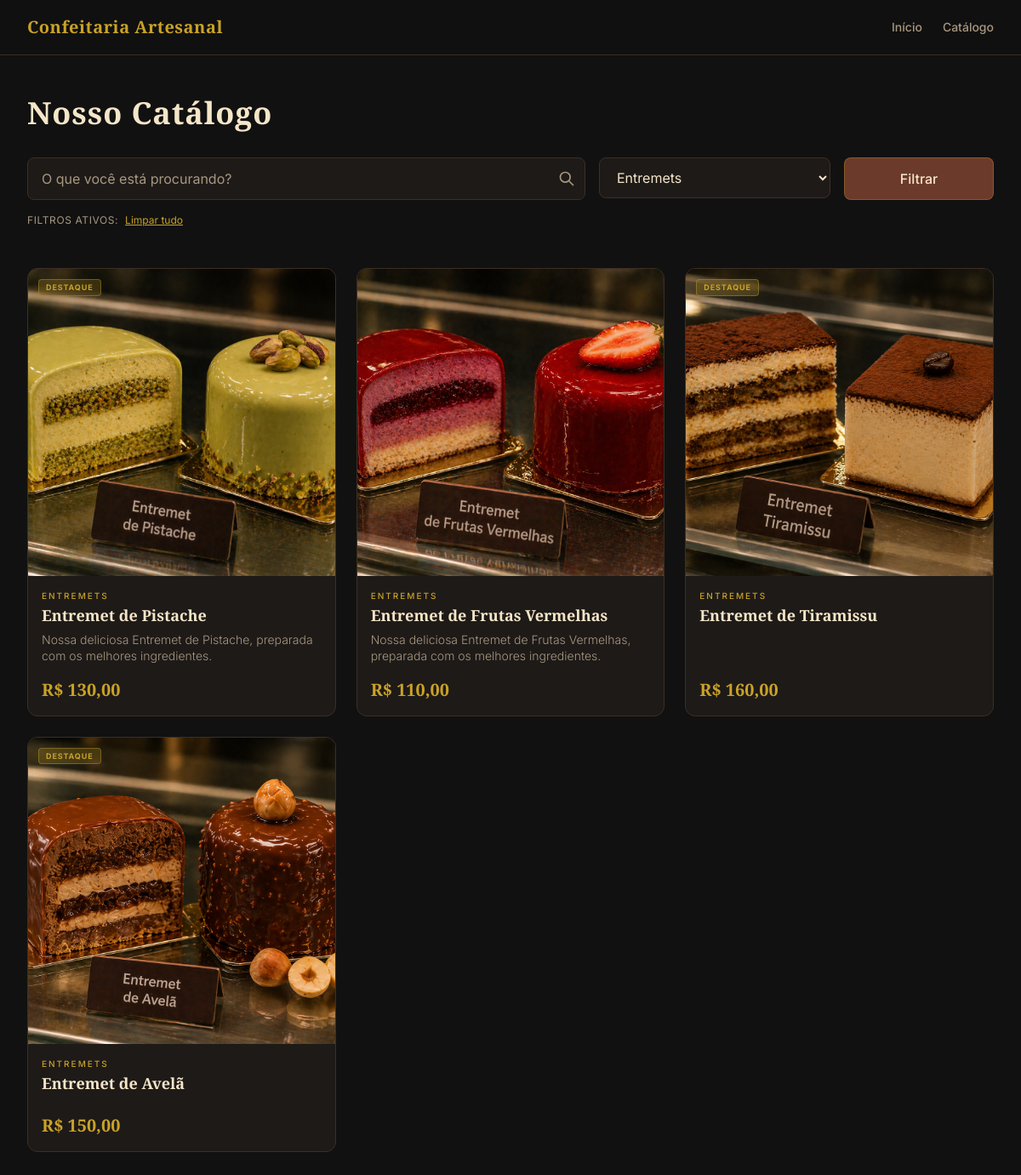
The app's page /catalogo/?categoria=entremets with its own data.
### catalog/models.py (models this page shows, shortened)
class Product(models.Model):
    category = models.ForeignKey(
        'Category',
        on_delete=models.PROTECT,
        related_name='products'
    )
    name = models.CharField(max_length=200)
    slug = models.SlugField(unique=True, blank=True, max_length=220)
    description = models.TextField(blank=True)
    price = models.DecimalField(max_digits=8, decimal_places=2)
    image = models.ImageField(upload_to='products/', blank=True, null=True)
    is_available = models.BooleanField(default=True)
    is_featured = models.BooleanField(default=False)
    created_at = models.DateTimeField(auto_now_add=True)
    updated_at = models.DateTimeField(auto_now=True)
    class Meta:
        verbose_name = 'Produto'
        verbose_name_plural = 'Produtos'
        ordering = ['-created_at']
    def get_absolute_url(self):
        return reverse('catalog:product_detail', kwargs={'slug': self.slug})

class Category(models.Model):
    name = models.CharField(max_length=100)
    slug = models.SlugField(unique=True, blank=True)
    created_at = models.DateTimeField(auto_now_add=True)
    updated_at = models.DateTimeField(auto_now=True)
    class Meta:
        verbose_name = 'Categoria'
        verbose_name_plural = 'Categorias'

### catalog/views.py (the view)
# urls.py: path('catalogo/', views.ProductListView.as_view(), name='product_list'),
class ProductListView(ListView):
    model = Product
    template_name = 'catalog/product_list.html'
    context_object_name = 'products'
    paginate_by = 12
    def get_queryset(self):
        queryset = Product.objects.filter(is_available=True)
        category_slug = self.request.GET.get('categoria')
        search_query = self.request.GET.get('busca')
        if category_slug:
            queryset = queryset.filter(category__slug=category_slug)
        if search_query:
            queryset = queryset.filter(name__icontains=search_query)
        return queryset
    def get_context_data(self, **kwargs):
        context = super().get_context_data(**kwargs)
        context['categories'] = Category.objects.all()
        category_slug = self.request.GET.get('categoria')
        if category_slug:
            context['current_category'] = Category.objects.filter(slug=category_slug).first()
        return context

### templates/catalog/product_list.html (shortened to what this page needs)
{% extends 'base.html' %}
{% load static %}
{% block content %}
<section class="py-12 bg-[#111111] min-h-screen">
    <div class="max-w-7xl mx-auto px-4 sm:px-6 lg:px-8">
        <div class="mb-12">
            <h1 class="font-['Playfair_Display'] text-4xl font-bold text-[#F5E6C8] tracking-wide mb-8 text-center sm:text-left">
                Nosso Catálogo
            </h1>
            <form method="get" class="grid grid-cols-1 md:grid-cols-12 gap-4">
                <div class="md:col-span-6 lg:col-span-7">
                    <div class="relative">
                        <input type="text" name="busca" value="{{ request.GET.busca }}"
                               class="w-full px-4 py-3 bg-[#1E1A18] border border-[#3D2E24] rounded-lg text-[#F5E6C8] placeholder-[#A89880] focus:outline-none focus:border-[#C9A227]/60 focus:ring-1 focus:ring-[#C9A227]/30 transition-colors duration-200"
                               placeholder="O que você está procurando?">
                        <button type="submit" class="absolute right-3 top-1/2 -translate-y-1/2 text-[#A89880] hover:text-[#C9A227] transition-colors">
                            <svg xmlns="http://www.w3.org/2000/svg" class="h-5 w-5" fill="none" viewBox="0 0 24 24" stroke="currentColor">
                                <path stroke-linecap="round" stroke-linejoin="round" stroke-width="2" d="M21 21l-6-6m2-5a7 7 0 11-14 0 7 7 0 0114 0z" />
                            </svg>
                        </button>
                    </div>
                </div>
                <div class="md:col-span-4 lg:col-span-3">
                    <select name="categoria" onchange="this.form.submit()"
                            class="w-full px-4 py-3 bg-[#1E1A18] border border-[#3D2E24] rounded-lg text-[#F5E6C8] cursor-pointer focus:outline-none focus:border-[#C9A227]/60 transition-colors duration-200">
                        {% for category in categories %}
                            <option value="{{ category.slug }}" {% if request.GET.categoria == category.slug %}selected{% endif %}>
                                {{ category.name }}
                            </option>
                        {% endfor %}
                    </select>
                </div>
                <div class="md:col-span-2">
                    <button type="submit" class="w-full px-4 py-3 bg-[#6B3A2A] hover:bg-[#4A2318] text-[#F5E6C8] font-medium rounded-lg transition-all duration-200 border border-[#C9A227]/30">
                        Filtrar
                    </button>
                </div>
            </form>
            {% if request.GET.busca or request.GET.categoria %}
            <div class="mt-4 flex items-center gap-2">
                <span class="text-xs text-[#A89880] uppercase tracking-wider">Filtros ativos:</span>
                <a href="{% url 'catalog:product_list' %}" class="text-xs text-[#C9A227] hover:text-[#F5E6C8] underline">Limpar tudo</a>
            </div>
            {% endif %}
        </div>
        {% if products %}
            <div class="grid grid-cols-1 sm:grid-cols-2 lg:grid-cols-3 xl:grid-cols-4 gap-6">
                {% for product in products %}
                <a href="{{ product.get_absolute_url }}" class="group bg-[#1E1A18] border border-[#3D2E24] rounded-xl overflow-hidden hover:border-[#C9A227]/40 transition-all duration-300 hover:-translate-y-1 hover:shadow-lg hover:shadow-[#C9A227]/5 flex flex-col">
                    <div class="relative overflow-hidden aspect-square">
                        {% if product.image %}
                            <img src="{{ product.image.url }}" alt="{{ product.name }}" class="w-full h-full object-cover group-hover:scale-105 transition-transform duration-500">
                        {% else %}
                            <img src="{% static 'images/placeholder.jpg' %}" alt="{{ product.name }}" class="w-full h-full object-cover group-hover:scale-105 transition-transform duration-500 opacity-50">
                        {% endif %}
                        <div class="absolute top-3 left-3 flex flex-col gap-2">
                            {% if product.is_featured %}
                            <span class="px-2 py-0.5 bg-[#C9A227]/20 backdrop-blur-md text-[#C9A227] text-[9px] font-bold uppercase tracking-widest rounded border border-[#C9A227]/40">
                                Destaque
                            </span>
                            {% endif %}
                        </div>
                    </div>
                    <div class="p-4 flex flex-col flex-grow">
                        <span class="text-[10px] text-[#C9A227] font-medium uppercase tracking-[0.2em]">{{ product.category.name }}</span>
                        <h3 class="mt-1 font-['Playfair_Display'] text-lg text-[#F5E6C8] font-semibold group-hover:text-[#C9A227] transition-colors leading-tight">{{ product.name }}</h3>
                        <p class="mt-2 text-sm text-[#A89880] line-clamp-2 font-light leading-snug">
                            {{ product.description }}
                        </p>
                        <div class="mt-auto pt-4 flex items-center justify-between">
                            <span class="font-['Playfair_Display'] text-xl text-[#C9A227] font-bold">R$ {{ product.price|floatformat:2 }}</span>
                        </div>
                    </div>
                </a>
                {% endfor %}
            </div>
        {% endif %}
    </div>
</section>
{% endblock %}

### records on screen
Product: image (picture), is_featured "DESTAQUE", category.name "ENTREMETS", name "Entremet de Pistache", description "Nossa deliciosa Entremet de Pistache, preparada com os melhores ingredientes.", price "130,00"
Product: image (picture), category.name "ENTREMETS", name "Entremet de Frutas Vermelhas", description "Nossa deliciosa Entremet de Frutas Vermelhas, preparada com os melhores ingredientes.", price "110,00"
Product: image (picture), is_featured "DESTAQUE", category.name "ENTREMETS", name "Entremet de Tiramissu", price "160,00"
Product: image (picture), is_featured "DESTAQUE", category.name "ENTREMETS", name "Entremet de Avelã", price "150,00"

### other values on screen
form field categoria "Entremets"
